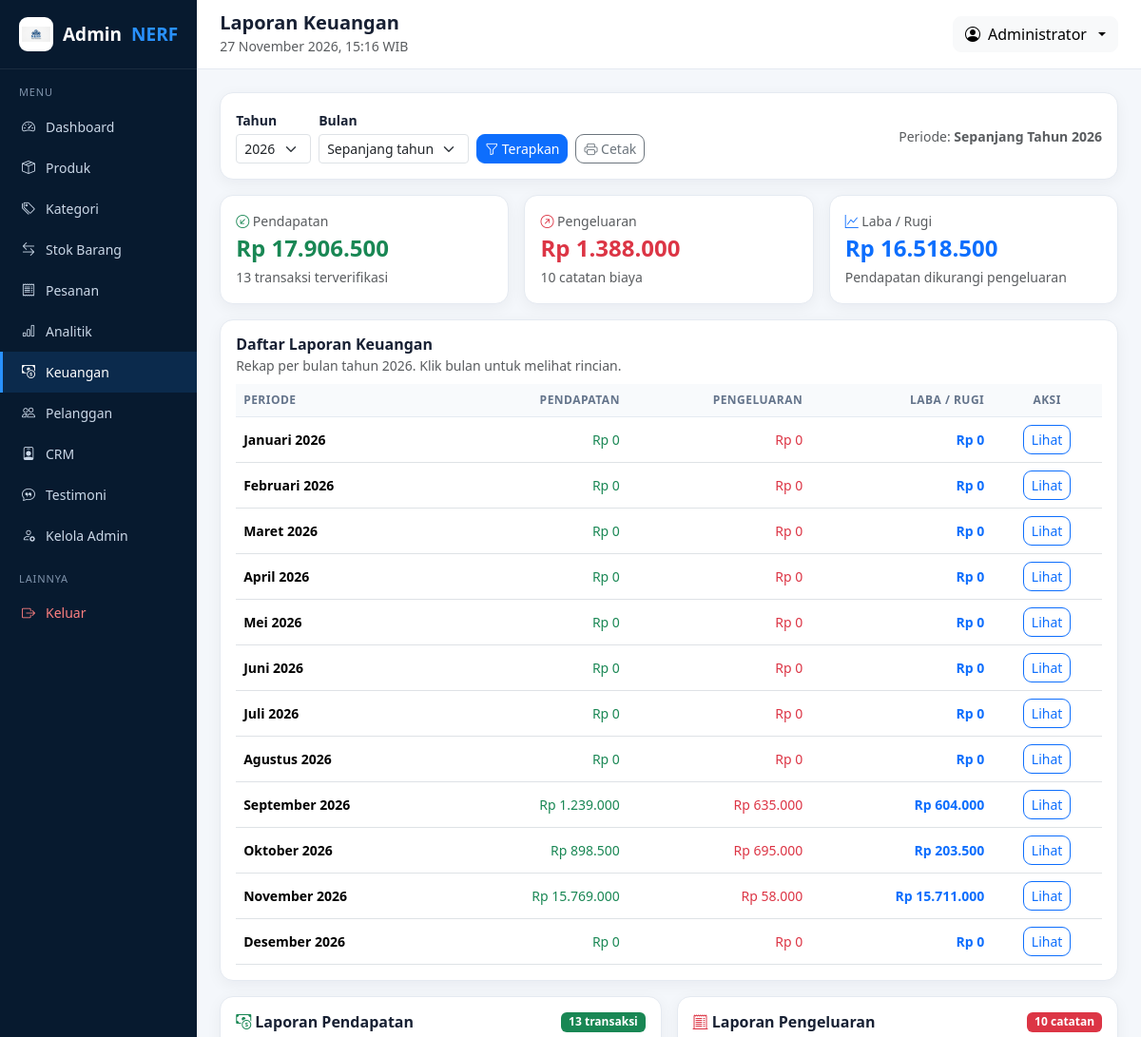
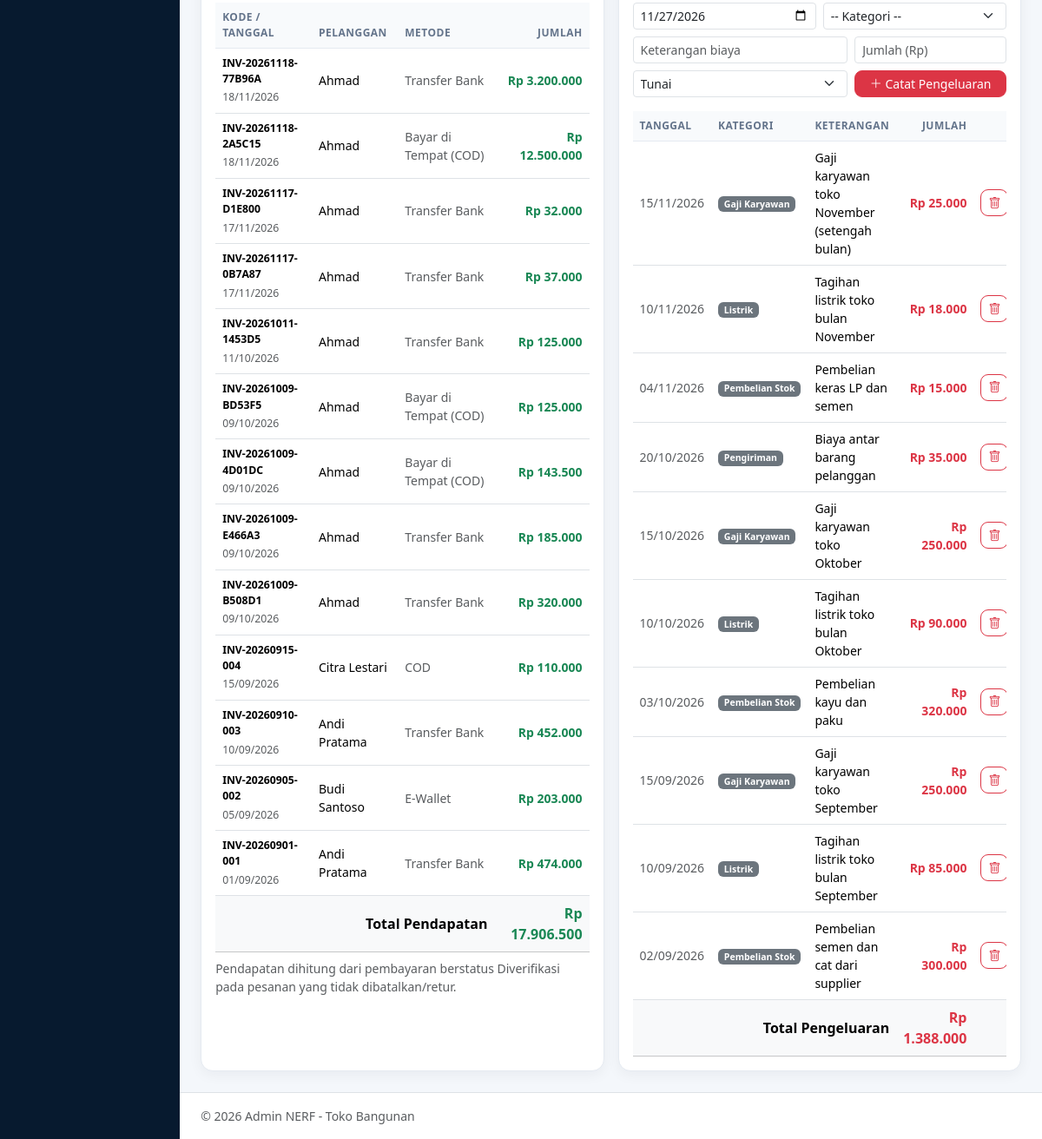
The page /admin/keuangan.php (signed in) on the database its author committed (2 pictures, top to bottom).
### tables this page shows
CREATE TABLE `pembayaran` (
  `id_pembayaran` int NOT NULL AUTO_INCREMENT,
  `id_pesanan` int NOT NULL,
  `metode` varchar(50) NOT NULL,
  `jumlah` decimal(15,2) NOT NULL,
  `bukti_pembayaran` varchar(255) DEFAULT NULL,
  `tanggal_pembayaran` timestamp NULL DEFAULT NULL,
  `status` enum('Menunggu','Diverifikasi','Ditolak') DEFAULT 'Menunggu',
  PRIMARY KEY (`id_pembayaran`),
  KEY `id_pesanan` (`id_pesanan`),
  CONSTRAINT `pembayaran_ibfk_1` FOREIGN KEY (`id_pesanan`) REFERENCES `pesanan` (`id_pesanan`) ON DELETE CASCADE
);

CREATE TABLE `pesanan` (
  `id_pesanan` int NOT NULL AUTO_INCREMENT,
  `kode_pesanan` varchar(50) NOT NULL,
  `id_pelanggan` int NOT NULL,
  `id_alamat` int DEFAULT NULL,
  `nama_penerima` varchar(100) DEFAULT NULL,
  `nomor_hp` varchar(20) DEFAULT NULL,
  `alamat` text,
  `kota` varchar(100) DEFAULT NULL,
  `catatan` varchar(255) DEFAULT NULL,
  `tanggal_pesanan` timestamp NOT NULL DEFAULT CURRENT_TIMESTAMP,
  `subtotal` decimal(15,2) DEFAULT '0.00',
  `ongkir` decimal(15,2) DEFAULT '0.00',
  `diskon` decimal(15,2) DEFAULT '0.00',
  `total` decimal(15,2) DEFAULT '0.00',
  `metode_pembayaran` varchar(50) DEFAULT NULL,
  `metode_pengiriman` varchar(50) DEFAULT NULL,
  `status_pesanan` enum('Menunggu Pembayaran','Dibayar','Diproses','Sedang Disiapkan','Packing','Di Antar','Dikirim','Selesai','Dibatalkan','Retur') DEFAULT 'Menunggu Pembayaran',
  PRIMARY KEY (`id_pesanan`),
  UNIQUE KEY `kode_pesanan` (`kode_pesanan`),
  KEY `id_pelanggan` (`id_pelanggan`),
  CONSTRAINT `pesanan_ibfk_1` FOREIGN KEY (`id_pelanggan`) REFERENCES `pelanggan` (`id_pelanggan`)
);

CREATE TABLE `pelanggan` (
  `id_pelanggan` int NOT NULL AUTO_INCREMENT,
  `nama_lengkap` varchar(100) NOT NULL,
  `email` varchar(100) NOT NULL,
  `password` varchar(255) NOT NULL,
  `nomor_hp` varchar(20) DEFAULT NULL,
  `foto` varchar(255) DEFAULT NULL,
  `status` enum('Aktif','Nonaktif') DEFAULT 'Aktif',
  `dibuat_pada` timestamp NOT NULL DEFAULT CURRENT_TIMESTAMP,
  PRIMARY KEY (`id_pelanggan`),
  UNIQUE KEY `email` (`email`)
);

CREATE TABLE `pengeluaran` (
  `id_pengeluaran` int NOT NULL AUTO_INCREMENT,
  `tanggal` datetime NOT NULL,
  `kategori` varchar(50) NOT NULL,
  `keterangan` varchar(255) NOT NULL,
  `jumlah` decimal(15,2) NOT NULL,
  `metode` varchar(50) DEFAULT 'Tunai',
  `dibuat_pada` timestamp NOT NULL DEFAULT CURRENT_TIMESTAMP,
  PRIMARY KEY (`id_pengeluaran`),
  KEY `tanggal` (`tanggal`)
);

### admin/keuangan.php (the view, shortened to what the rows shown need)
<?php
require_once __DIR__ . '/../config/fungsi.php';
require_once __DIR__ . '/../config/keuangan-query.php';
butuh_role(['Super Admin', 'Admin']);
include __DIR__ . '/layout/header.php';
?>
<div class="card-panel p-3 mb-3" id="daftar">
    <div class="table-responsive">
        <table class="table align-middle mb-0">
            <thead>
                <tr>
                    <th>Periode</th>
                    <th class="text-end">Pendapatan</th>
                    <th class="text-end">Pengeluaran</th>
                    <th class="text-end">Laba / Rugi</th>
                    <th class="text-center">Aksi</th>
                </tr>
            </thead>
        </table>
    </div>
</div>
<div class="row g-3">
    <div class="col-lg-6">
        <div class="card-panel p-3 h-100" id="pendapatan">
            <div class="table-responsive">
                <table class="table align-middle mb-0">
                    <thead>
                        <tr>
                            <th>Kode / Tanggal</th><th>Pelanggan</th>
                            <th>Metode</th><th class="text-end">Jumlah</th>
                        </tr>
                    </thead>
                    <tbody>
                        <?php foreach ($pendapatan as $p): ?>
                            <tr>
                                <td>
                                    <div class="fw-semibold small"><?= e($p['kode_pesanan']) ?></div>
                                    <small class="text-muted"><?= date('d/m/Y', strtotime($p['tanggal'])) ?></small>
                                </td>
                                <td class="small"><?= e($p['nama_lengkap'] ?? '-') ?></td>
                                <td class="small text-muted"><?= e($p['metode']) ?></td>
                                <td class="text-end fw-semibold text-success"><?= rupiah($p['jumlah']) ?></td>
                            </tr>
                        <?php endforeach; ?>
                    </tbody>
                    <?php if ($pendapatan): ?>
                        <tfoot>
                            <tr class="table-light">
                                <th colspan="3" class="text-end">Total Pendapatan</th>
                                <th class="text-end text-success"><?= rupiah($total_pendapatan) ?></th>
                            </tr>
                        </tfoot>
                    <?php endif; ?>
                </table>
            </div>
        </div>
    </div>
    <div class="col-lg-6">
        <div class="card-panel p-3 h-100" id="pengeluaran">
            <div class="table-responsive">
                <table class="table align-middle mb-0">
                    <thead>
                        <tr>
                            <th>Tanggal</th><th>Kategori</th><th>Keterangan</th>
                            <th class="text-end">Jumlah</th><th></th>
                        </tr>
                    </thead>
                    <tbody>
                        <?php foreach ($pengeluaran as $x): ?>
                            <tr>
                                <td class="text-muted small"><?= date('d/m/Y', strtotime($x['tanggal'])) ?></td>
                                <td><span class="badge bg-secondary"><?= e($x['kategori']) ?></span></td>
                                <td class="small"><?= e($x['keterangan']) ?></td>
                                <td class="text-end fw-semibold text-danger"><?= rupiah($x['jumlah']) ?></td>
                                <td class="text-center">
                                    <form method="post" class="d-inline"
                                          onsubmit="return confirm('Hapus catatan pengeluaran ini?')">
                                        <button class="btn btn-sm btn-outline-danger" title="Hapus">
                                            <i class="bi bi-trash"></i>
                                        </button>
                                    </form>
                                </td>
                            </tr>
                        <?php endforeach; ?>
                    </tbody>
                    <?php if ($pengeluaran): ?>
                        <tfoot>
                            <tr class="table-light">
                                <th colspan="3" class="text-end">Total Pengeluaran</th>
                                <th class="text-end text-danger"><?= rupiah($total_pengeluaran) ?></th>
                                <th></th>
                            </tr>
                        </tfoot>
                    <?php endif; ?>
                </table>
            </div>
        </div>
    </div>
</div>
<?php include __DIR__ . '/layout/footer.php'; ?>

### admin/layout/header.php (shortened to what the rows shown need)
<?php
$admin = admin_saat_ini();
?>
<!DOCTYPE html>
<html lang="id">
<head>
    <link href="https://cdn.jsdelivr.net/npm/bootstrap@5.3.3/dist/css/bootstrap.min.css" rel="stylesheet">
    <link href="https://cdn.jsdelivr.net/npm/bootstrap-icons@1.11.3/font/bootstrap-icons.css" rel="stylesheet">
    <link href="<?= aset_url('css/admin.css') ?>" rel="stylesheet">
</head>
<body>
<div class="d-flex">
    <div class="flex-grow-1">
        <header class="topbar d-flex justify-content-between align-items-center">
            <div class="dropdown">
                <button class="btn btn-light dropdown-toggle d-flex align-items-center gap-2" data-bs-toggle="dropdown">
                    <i class="bi bi-person-circle"></i>
                    <span><?= e($admin['nama_lengkap'] ?? 'Admin') ?></span>
                </button>
            </div>
        </header>
        <main class="content">

### rows shown on the page
pembayaran: id_pesanan.kode_pesanan "INV-20261118-77B96A", tanggal "18/11/2026", pelanggan.nama_lengkap "Ahmad", metode "Transfer Bank", jumlah "Rp 3.200.000"
pembayaran: id_pesanan.kode_pesanan "INV-20261118-2A5C15", tanggal "18/11/2026", pelanggan.nama_lengkap "Ahmad", metode "Bayar di Tempat (COD)", jumlah "Rp 12.500.000"
pembayaran: id_pesanan.kode_pesanan "INV-20261117-D1E800", tanggal "17/11/2026", pelanggan.nama_lengkap "Ahmad", metode "Transfer Bank", jumlah "Rp 32.000"
pembayaran: id_pesanan.kode_pesanan "INV-20261117-0B7A87", tanggal "17/11/2026", pelanggan.nama_lengkap "Ahmad", metode "Transfer Bank", jumlah "Rp 37.000"
pembayaran: id_pesanan.kode_pesanan "INV-20261011-1453D5", tanggal "11/10/2026", pelanggan.nama_lengkap "Ahmad", metode "Transfer Bank", jumlah "Rp 125.000"
pembayaran: id_pesanan.kode_pesanan "INV-20261009-BD53F5", tanggal "09/10/2026", pelanggan.nama_lengkap "Ahmad", metode "Bayar di Tempat (COD)", jumlah "Rp 125.000"
pembayaran: id_pesanan.kode_pesanan "INV-20261009-4D01DC", tanggal "09/10/2026", pelanggan.nama_lengkap "Ahmad", metode "Bayar di Tempat (COD)", jumlah "Rp 143.500"
pembayaran: id_pesanan.kode_pesanan "INV-20261009-E466A3", tanggal "09/10/2026", pelanggan.nama_lengkap "Ahmad", metode "Transfer Bank", jumlah "Rp 185.000"
pembayaran: id_pesanan.kode_pesanan "INV-20261009-B508D1", tanggal "09/10/2026", pelanggan.nama_lengkap "Ahmad", metode "Transfer Bank", jumlah "Rp 320.000"
pembayaran: id_pesanan.kode_pesanan "INV-20260915-004", tanggal "15/09/2026", pelanggan.nama_lengkap "Citra Lestari", metode "COD", jumlah "Rp 110.000"
pembayaran: id_pesanan.kode_pesanan "INV-20260910-003", tanggal "10/09/2026", pelanggan.nama_lengkap "Andi Pratama", metode "Transfer Bank", jumlah "Rp 452.000"
pembayaran: id_pesanan.kode_pesanan "INV-20260905-002", tanggal "05/09/2026", pelanggan.nama_lengkap "Budi Santoso", metode "E-Wallet", jumlah "Rp 203.000"
pembayaran: id_pesanan.kode_pesanan "INV-20260901-001", tanggal "01/09/2026", pelanggan.nama_lengkap "Andi Pratama", metode "Transfer Bank", jumlah "Rp 474.000"
pengeluaran: tanggal "15/11/2026", kategori "Gaji Karyawan", keterangan "Gaji karyawan toko November (setengah bulan)", jumlah "Rp 25.000"
pengeluaran: tanggal "10/11/2026", kategori "Listrik", keterangan "Tagihan listrik toko bulan November", jumlah "Rp 18.000"
pengeluaran: tanggal "04/11/2026", kategori "Pembelian Stok", keterangan "Pembelian keras LP dan semen", jumlah "Rp 15.000"
pengeluaran: tanggal "20/10/2026", kategori "Pengiriman", keterangan "Biaya antar barang pelanggan", jumlah "Rp 35.000"
pengeluaran: tanggal "15/10/2026", kategori "Gaji Karyawan", keterangan "Gaji karyawan toko Oktober", jumlah "Rp 250.000"
pengeluaran: tanggal "10/10/2026", kategori "Listrik", keterangan "Tagihan listrik toko bulan Oktober", jumlah "Rp 90.000"
pengeluaran: tanggal "03/10/2026", kategori "Pembelian Stok", keterangan "Pembelian kayu dan paku", jumlah "Rp 320.000"
pengeluaran: tanggal "15/09/2026", kategori "Gaji Karyawan", keterangan "Gaji karyawan toko September", jumlah "Rp 250.000"
pengeluaran: tanggal "10/09/2026", kategori "Listrik", keterangan "Tagihan listrik toko bulan September", jumlah "Rp 85.000"
pengeluaran: tanggal "02/09/2026", kategori "Pembelian Stok", keterangan "Pembelian semen dan cat dari supplier", jumlah "Rp 300.000"

### other values the page prints
$m['Label'] "Dashboard"
$m['Label'] "Produk"
$m['Label'] "Kategori"
$m['Label'] "Stok Barang"
$m['Label'] "Pesanan"
$m['Label'] "Analitik"
$m['Label'] "Keuangan"
$m['Label'] "Pelanggan"
$m['Label'] "CRM"
$m['Label'] "Testimoni"
$m['Label'] "Kelola Admin"
$judul "Laporan Keuangan"
$admin['nama_lengkap'] "Administrator"
$periode_label "Sepanjang Tahun"
$tahun "2026"
